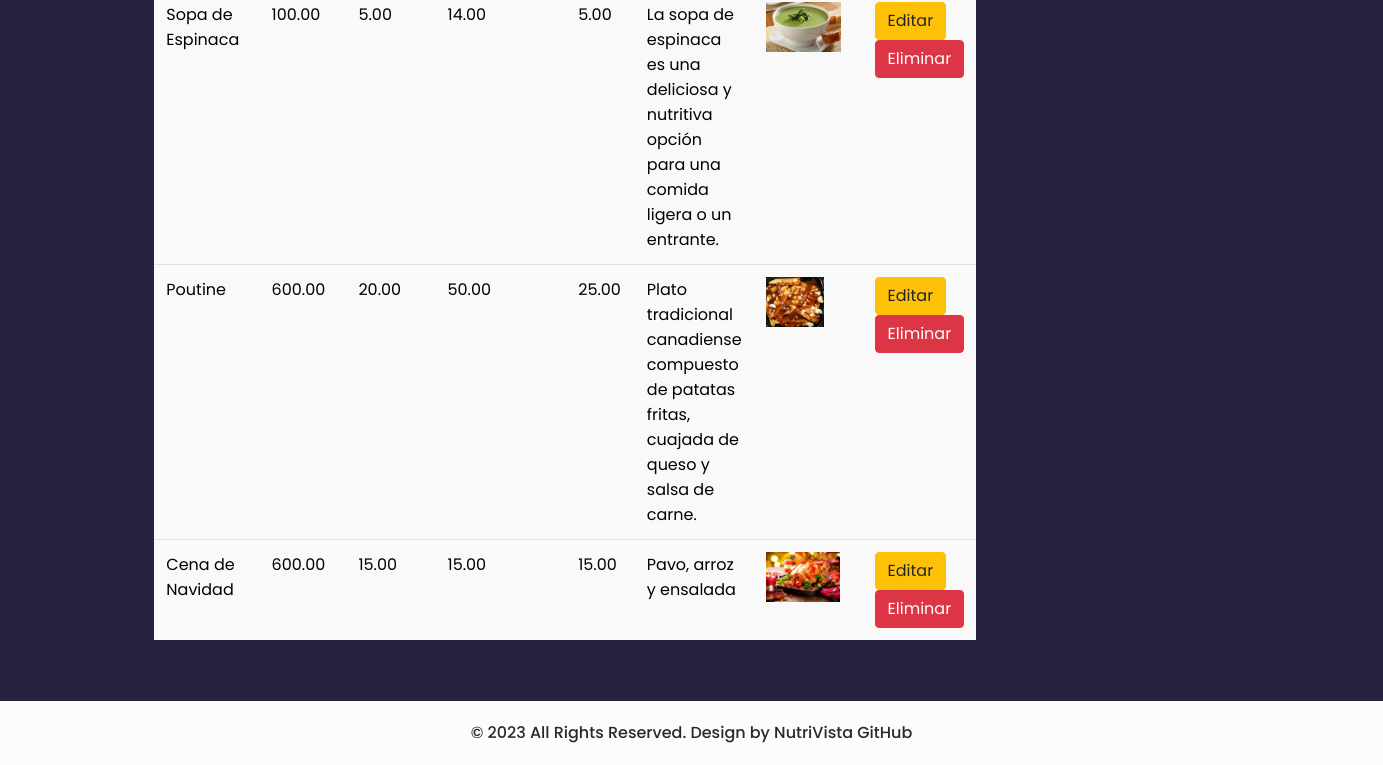
Before: /listar_alimentos/ (signed in, lower part) with the older database file.
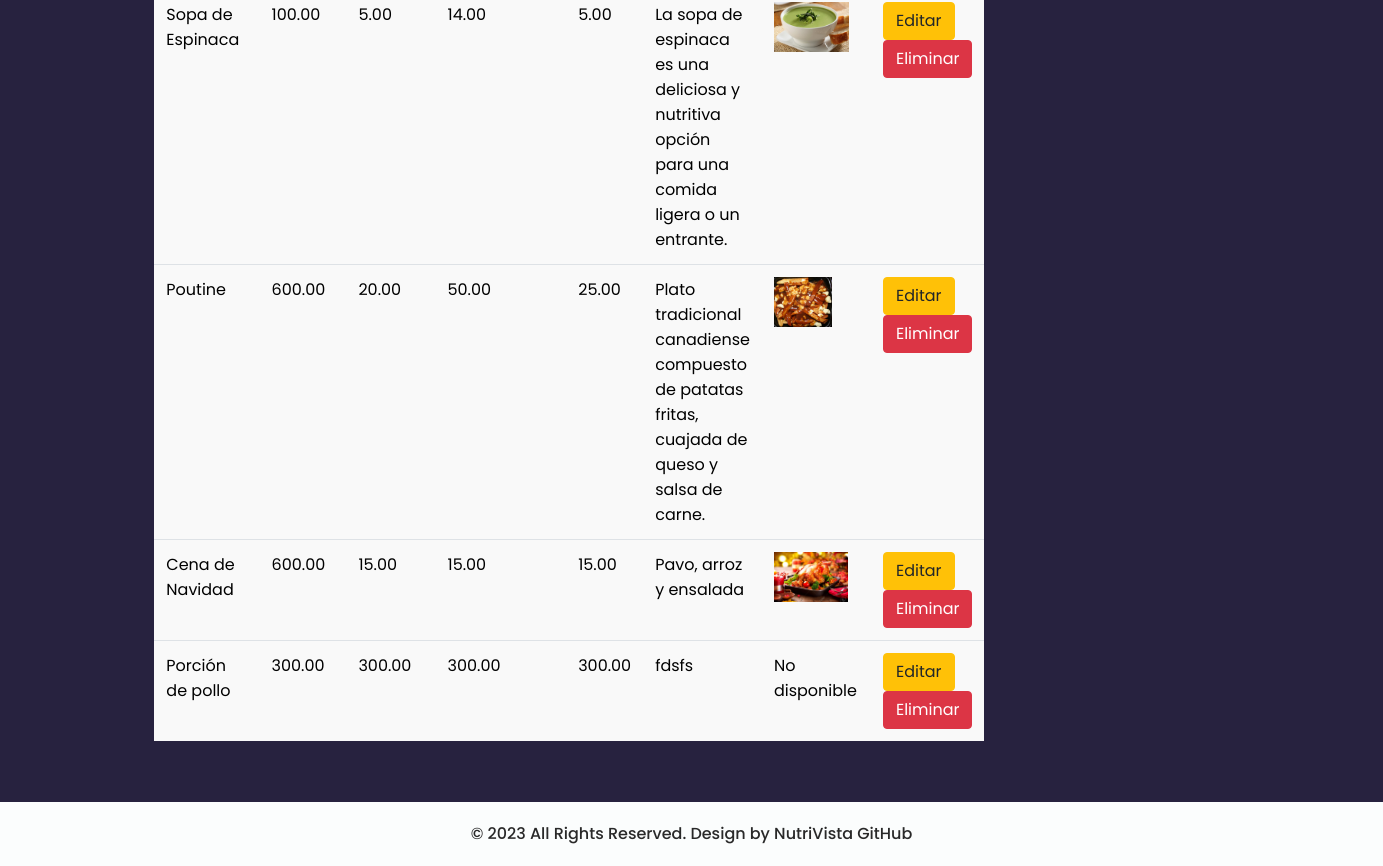
After: the same page with the newer database file.
### base/models.py (models this page shows, shortened)
class Alimento(models.Model):
    usuario = models.ForeignKey(User, on_delete=models.CASCADE)  # Added this line to associate each food item with a user.
    nombre = models.CharField(max_length=255)
    calorias = models.DecimalField(max_digits=6, decimal_places=2)
    proteinas = models.DecimalField(max_digits=6, decimal_places=2)
    carbohidratos = models.DecimalField(max_digits=6, decimal_places=2)
    grasas = models.DecimalField(max_digits=6, decimal_places=2)
    descripcion = models.TextField(null=True, blank=True)
    imagen = models.ImageField(upload_to='alimentos_imagenes/', null=True, blank=True)
    nutrientes = models.ManyToManyField(Nutriente, through='AlimentoNutriente')  # Relación ManyToMany agregada

### base/views.py (the view)
# urls.py: path('listar_alimentos/', listar_alimentos, name='listar_alimentos'),
@login_required
def listar_alimentos(request):
    service = AlimentoService()
    alimentos = service.listar_todos_alimentos()
    return render(request, 'base/listar_alimentos.html', {'alimentos': alimentos})

### base/alimento_repository.py (called while the page is built)
    def get_all(self):
        return Alimento.objects.all()

### base/alimento_service.py (called while the page is built)
    def listar_todos_alimentos(self):
        return self.repository.get_all()

### base/templates/base/listar_alimentos.html (shortened to what this page needs)
{% load static %}
<html>
<head>
    <link rel="stylesheet" type="text/css" href="https://cdnjs.cloudflare.com/ajax/libs/OwlCarousel2/2.3.4/assets/owl.carousel.min.css" />
    <link rel="stylesheet" type="text/css" href="{% static 'css/bootstrap.css' %}" />
    <link href="{% static 'css/style.css' %}" rel="stylesheet" />
    <link href="{% static 'css/responsive.css' %}" rel="stylesheet" />
</head>
<body class="sub_page">
    <section class="contact_section center">
        <div class="container-fluid">
            <div class="row">
                <div class="col-lg-6 col-md-6">
                    <div class="form_container pr-0 pr-lg-5 mr-0 mr-lg-2 mx-auto">
                        <table class="table">
                            <tbody>
                                {% for alimento in alimentos %}
                                <tr>
                                    <td>{{ alimento.nombre }}</td>
                                    <td>{{ alimento.calorias }}</td>
                                    <td>{{ alimento.proteinas }}</td>
                                    <td>{{ alimento.carbohidratos }}</td>
                                    <td>{{ alimento.grasas }}</td>
                                    <td>{{ alimento.descripcion }}</td>
                                    <td>
                                        {% if alimento.imagen %}
                                        <img src="{{ alimento.imagen.url }}" alt="{{ alimento.nombre }}" height="50">
                                        {% else %}
                                        No disponible
                                        {% endif %}
                                    </td>
                                    <td>
                                        <a href="{% url 'editar_alimento' alimento.id %}" class="btn btn-warning">Editar</a>
                                        <a href="{% url 'eliminar_alimento' alimento.id %}" class="btn btn-danger">Eliminar</a>
                                    </td>
                                </tr>
                                {% empty %}
                                <tr>
                                    <td colspan="8">No hay alimentos registrados.</td>
                                </tr>
                                {% endfor %}
                            </tbody>
                        </table>
                    </div>
                </div>
            </div>
        </div>
    </section>
    <footer class="container-fluid footer_section">
        <p>
            &copy; 2023 All Rights Reserved. Design by NutriVista
            <a href="https://github.com/davidguillen2002/proyectoweb.git">GitHub</a>
        </p>
    </footer>
</body>
</html>

Changed rows visible on the page:
added Alimento: nombre "Porción de pollo", calorias "300.00", proteinas "300.00", carbohidratos "300.00", grasas "300.00", descripcion "fdsfs", imagen "No disponible"
